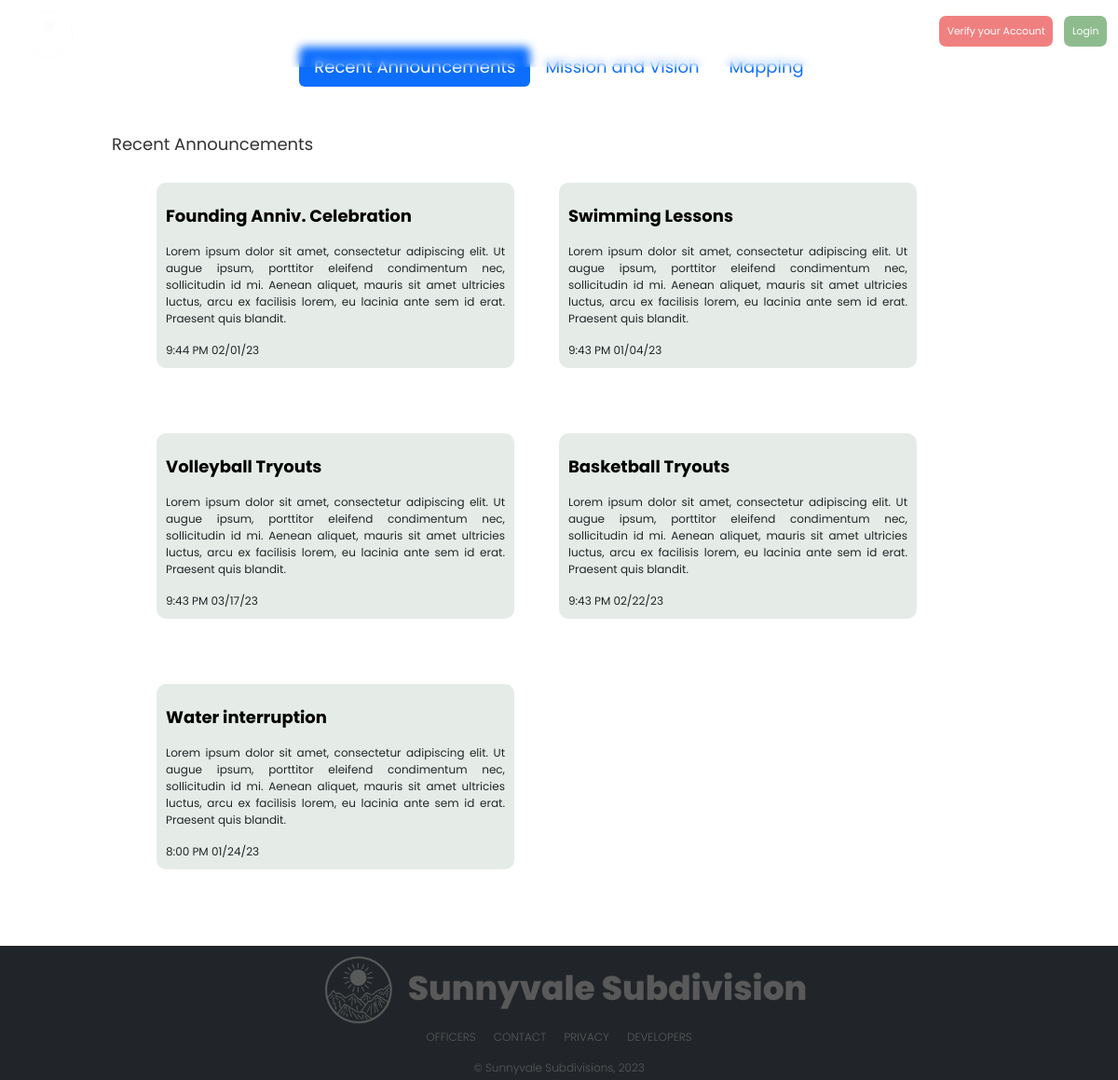
The page / on the database its author committed.
### tables this page shows
CREATE TABLE IF NOT EXISTS `post` (
  `post_id` int(11) NOT NULL AUTO_INCREMENT,
  `user_id` int(11) NOT NULL,
  `full_name` varchar(255) NOT NULL,
  `title` varchar(255) NOT NULL,
  `content` varchar(255) DEFAULT NULL,
  `published_at` datetime NOT NULL,
  `days_archive` int(11) DEFAULT NULL,
  `content_image` varchar(255) DEFAULT NULL,
  `officer_post` varchar(10) NOT NULL,
  `post_status` varchar(45) NOT NULL,
  PRIMARY KEY (`post_id`)
);

### index.php (the view, shortened to what this page needs)
<!DOCTYPE html>
<html lang="en">
<head>
    <link rel="stylesheet" href="https://cdn.jsdelivr.net/npm/bootstrap@4.0.0/dist/css/bootstrap.min.css">
</head>
<body>
    <div class="navbar-fixed-top">
        <?php
        require './marginals/topbarLanding.php';
        $resultOfficer = $con->query("SELECT * FROM post WHERE officer_post = 'Yes' AND post_status = 'Active' ORDER BY post_id DESC") or die($mysqli->error);
        ?>
    </div>
    <div class="landingPage">
        <div class="landingTitle">
            <p>Where dreams come home.</p>
        </div>
    </div>
    <ul class="nav nav-pills mb-3" id="pills-tab" role="tablist">
        <li class="nav-item" role="presentation">
            <button class="nav-link active" id="pills-home-tab" data-bs-toggle="pill" data-bs-target="#pills-home" type="button" role="tab" aria-controls="pills-home" aria-selected="true">Recent Announcements</button>
        </li>
        <li class="nav-item" role="presentation">
            <button class="nav-link" id="pills-profile-tab" data-bs-toggle="pill" data-bs-target="#pills-profile" type="button" role="tab" aria-controls="pills-profile" aria-selected="false">Mission and Vision</button>
        </li>
        <li class="nav-item" role="presentation">
            <button class="nav-link" id="pills-contact-tab" data-bs-toggle="pill" data-bs-target="#pills-contact" type="button" role="tab" aria-controls="pills-contact" aria-selected="false">Mapping</button>
        </li>
    </ul>
    <div class="tab-content" id="pills-tabContent">
        <div class="RecentContent tab-pane fade show active" id="pills-home" role="tabpanel" aria-labelledby="pills-home-tab">
            <label class="landingTitles">Recent Announcements</label>
            <div class="announcementFlex">
                <?php while ($row = $resultOfficer->fetch_assoc()) : ?>
                    <div class="blogPost">
                        <div class="postContent">
                            <p class="blogTitle"><?php echo $row['title']; ?></p>
                            <p class="blogBody">
                                <?php echo $row['content']; ?>
                            </p>
                        </div>
                        <div class="profileText">
                            <p class="profileDate">
                                <?php
                                $datetime = strtotime($row['published_at']);
                                echo $phptime = date("g:i A m/d/y", $datetime);
                                ?>
                            </p>
                        </div>
                    </div>
                <?php endwhile; ?>
            </div>
        </div>
    </div>
    <div>
        <?php
        require './marginals/footer.php';
        ?>
    </div>
</body>
</html>

### marginals/topbarLanding.php (shortened to what this page needs)
<form method='POST'>
  <div class="topLanding">
    <div class="topLeftLanding">
      <img src="img\logoSV.png" alt= />
      <i class="topIconLanding">SUNNYVALE</i>
    </div>
    <div class="topCenterLanding">
      <ul class="topListLanding">
        <li class="topListItemLanding">HOME</li>
        <li class="topListItemLanding" onclick="location.href='./modules/amenitiesGuest.php'">AMENITIES</li>
        <button class="registerButtonLanding" name="registerButtonLanding" id="registerButtonLanding">
          Verify your Account
        </button>
        <button class="loginButtonLanding" name="loginButtonLanding" id="loginButtonLanding">
          Login
        </button>
      </ul>
    </div>
  </div>
</form>

### marginals/footer.php (shortened to what this page needs)
<!DOCTYPE html>
<html lang="en">
<head>
  <link rel="stylesheet" href="https://cdnjs.cloudflare.com/ajax/libs/font-awesome/6.0.0-beta2/css/all.min.css" />
  <link href="https://cdn.jsdelivr.net/npm/bootstrap@5.2.3/dist/css/bootstrap.min.css" rel="stylesheet">
</head>
<body>
  <div class='footer'>
    <div class="footerCenter">
      <img src=".\img\logoSVgray.png" alt="" />
      <i class="footerListTitle">Sunnyvale Subdivision</i>
    </div>
    <ul class="footerList">
      <li class="footerListItem" data-bs-toggle="modal" data-bs-target="#OfficersModal">OFFICERS</li>
      <li class="footerListItem" data-bs-toggle="modal" data-bs-target="#contactModal">CONTACT</li>
      <li class="footerListItem" data-bs-toggle="modal" data-bs-target="#privacyModal">PRIVACY</li>
      <li class="footerListItem" data-bs-toggle="modal" data-bs-target="#developersModal">DEVELOPERS</li>
    </ul>
    <label class="footerListText">© Sunnyvale Subdivisions, 2023</label>
  </div>
</body>
</html>

### index.php (style rules this page uses)
* { margin: 0; font-family: 'Poppins', sans-serif; }
html { scroll-behavior: smooth; }
.landingPage { max-width: 100%; margin-top: -6vw; top: 0; position: relative; text-align: center; color: white; z-index: -1; margin-bottom: -0.5vw; }
.landingTitle { font-size: 10vw; position: absolute; top: 40%; left: 50%; justify-content: center; align-items: center; transform: translate(-50%, -50%); font-family: "Poppins", sans-serif; font-weight: 800; }
.landingTitle p { font-size: 1.1vw; }
.RecentContent { width: 80%; margin: 2em 2em; display: flex; flex-direction: column; align-items: center; justify-content: center; }
.landingTitles { font-size: 1.5vw; color: rgb(50, 50, 50); }
.blogPost { align-items: center; justify-content: center; width: 40%; margin-left: 5%; margin-top: 20px; margin-bottom: 50px; padding: 10px; border-radius: 10px; background-color: rgba(170, 192, 175, 0.3); font-family: "Poppins", sans-serif; }
.profileText { display: flex; flex-direction: row; width: 100%; justify-content: space-between; align-items: center; }
.profileDate { color: var(--text); margin: 0; text-align: right; font-size: 1vw; }
.blogTitle { color: black; font-weight: bold; font-family: "Poppins", sans-serif; margin-top: 1vw; font-size: 1.5vw; }
.blogBody { font-size: clamp(1vw, 10px, 5px); margin-top: 0; text-align: justify; }
.announcementFlex { display: flex; flex-wrap: wrap; }
.nav { display: flex; justify-content: center; align-items: center; margin: 2em 10em; }
.nav-item { font-size: 1.5vw; }
.tab-content { display: flex; flex-direction: column; justify-content: center; align-items: center; }
.tab-pane { display: flex; flex-direction: column; justify-content: center; align-items: center; }

### marginals/topbarLanding.php (style rules this page uses)
.topLanding { margin-bottom: 0; padding: 0; width: 100%; height: 6vw; background-color: rgba(255, 253, 245, 0); position: sticky; top: 0; display: flex; align-items: center; font-family: "Poppins", sans-serif; z-index: 999; backdrop-filter: blur(5px); }
.topLeftLanding { flex: 3; display: flex; align-items: center; justify-content: flex-start; margin-left: 2vw; }
.topLeftLanding img { max-height: 5vw; }
.topIconLanding { font-size: 2.5vw; margin-right: 10px; color: white; font-family: "Poppins", sans-serif; font-style: normal; cursor: pointer; }
.topLeftLanding { color: white; flex: 1; display: flex; align-items: center; justify-content: flex-start; }
.topListLanding { display: inline-flex; justify-content: flex-end; margin: 0; padding: 0; list-style: none; color: rgb(89, 89, 89); }
.topListItemLanding { color: white; padding: 0.8vw; margin-right: 0.2vw; font-size: 1vw; font-weight: 300; cursor: pointer; }
.registerButtonLanding { font-size: 0.9vw; cursor: pointer; height: 3em; background-color: lightcoral; border: none; color: white; border-radius: 0.6vw; padding: 0.8em; margin-right: 1vw; }
.loginButtonLanding { font-size: 0.9vw; cursor: pointer; height: 3em; background-color: darkseagreen; border: none; color: white; border-radius: 0.6vw; padding: 0.8em; margin-right: 1vw; }
.topCenterLanding { display: flex; max-height: 4.5vw; }

### marginals/footer.php (style rules this page uses)
.footer { width: 100%; height: 12vmax; background-color: rgb(33, 37, 41); top: 0; margin-top: 0; display: flex; flex-direction: column; align-items: center; justify-content: center; font-family: "Poppins", sans-serif; z-index: 999; }
.footerCenter { display: inline-flex; align-items: center; justify-content: center; }
.footerCenter img { display: flex; justify-content: center; align-self: center; margin: 10px; padding: 0; max-width: 7vw; }
.footerList { display: flex; justify-content: center; align-content: center; margin: 0; padding: 0; list-style: none; color: rgb(89, 89, 89); }
.footerListTitle { display: flex; justify-content: center; align-self: center; font-size: 3vw; margin: 0; padding: 0; list-style: none; font-family: 'Poppins', sans-serif; font-style: normal; font-weight: 800; color: rgb(89, 89, 89); }
.footerListItem { margin: 0.8vw; margin-top: -0.8vw; font-size: 1vw; font-weight: 300; cursor: pointer; }
.footerListText { color: rgb(89, 89, 89); margin: 0.8vw; margin-top: 0.5vw; font-size: 1vw; font-weight: 300; }

### rows shown on the page
post: title "Founding Anniv. Celebration", content "Lorem ipsum dolor sit amet, consectetur adipiscing elit. Ut augue ipsum, porttitor eleifend condimentum nec, sollicitudin id mi. Aenean aliquet, mauris sit amet ultricies luctus, arcu ex facilisis lorem, eu lacinia ante sem id erat. Praesent quis blandit.", published_at "9:44 PM 02/01/23"
post: title "Swimming Lessons", content "Lorem ipsum dolor sit amet, consectetur adipiscing elit. Ut augue ipsum, porttitor eleifend condimentum nec, sollicitudin id mi. Aenean aliquet, mauris sit amet ultricies luctus, arcu ex facilisis lorem, eu lacinia ante sem id erat. Praesent quis blandit.", published_at "9:43 PM 01/04/23"
post: title "Volleyball Tryouts", content "Lorem ipsum dolor sit amet, consectetur adipiscing elit. Ut augue ipsum, porttitor eleifend condimentum nec, sollicitudin id mi. Aenean aliquet, mauris sit amet ultricies luctus, arcu ex facilisis lorem, eu lacinia ante sem id erat. Praesent quis blandit.", published_at "9:43 PM 03/17/23"
post: title "Basketball Tryouts", content "Lorem ipsum dolor sit amet, consectetur adipiscing elit. Ut augue ipsum, porttitor eleifend condimentum nec, sollicitudin id mi. Aenean aliquet, mauris sit amet ultricies luctus, arcu ex facilisis lorem, eu lacinia ante sem id erat. Praesent quis blandit.", published_at "9:43 PM 02/22/23"
post: title "Water interruption", content "Lorem ipsum dolor sit amet, consectetur adipiscing elit. Ut augue ipsum, porttitor eleifend condimentum nec, sollicitudin id mi. Aenean aliquet, mauris sit amet ultricies luctus, arcu ex facilisis lorem, eu lacinia ante sem id erat. Praesent quis blandit.", published_at "8:00 PM 01/24/23"
